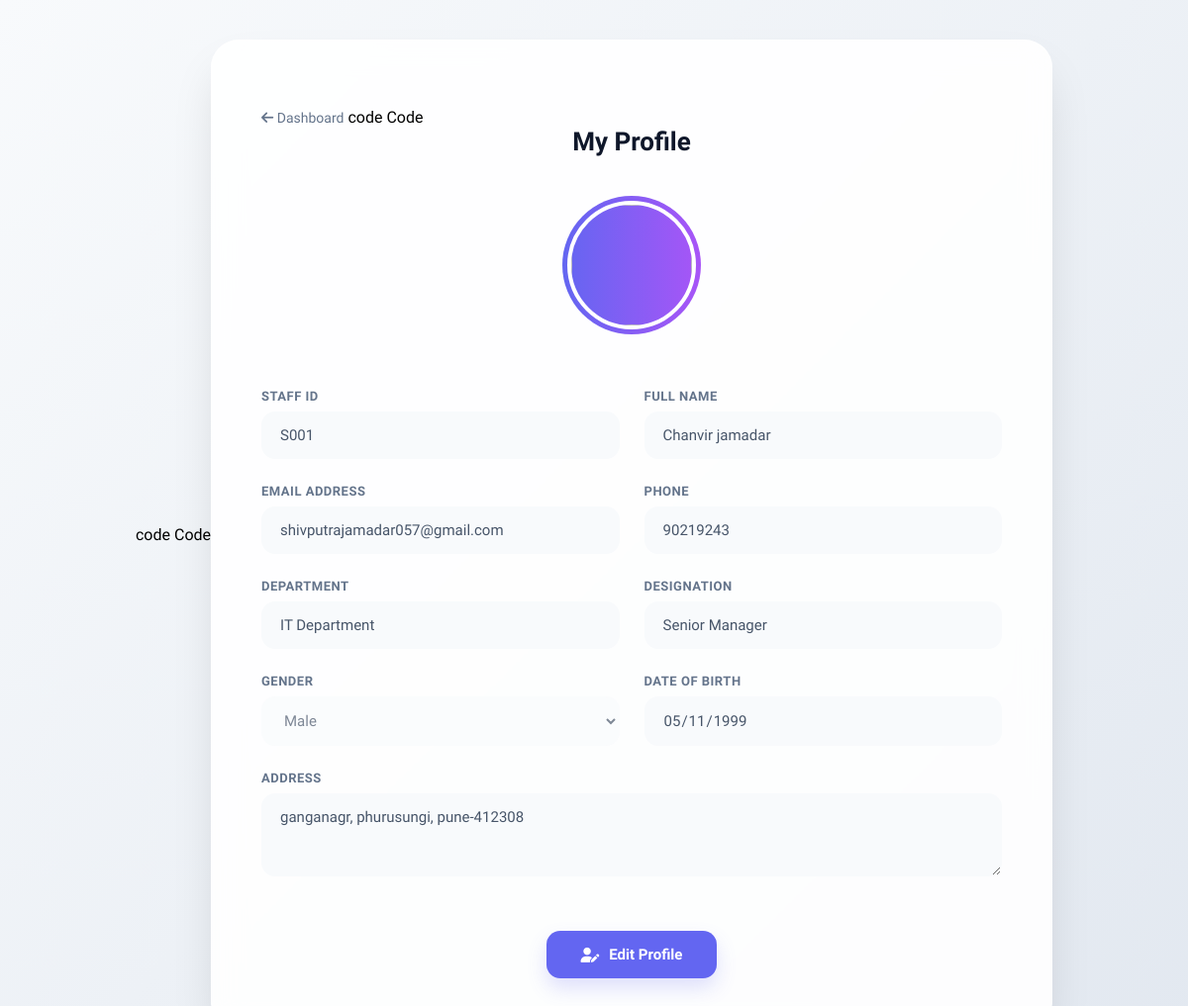
Page /staff_profile.php (signed in) on the committed database.
### tables this page shows
CREATE TABLE `staff_profile` (
  `id` int(11) NOT NULL,
  `staff_id` varchar(50) NOT NULL,
  `name` varchar(100) NOT NULL,
  `email` varchar(100) NOT NULL,
  `password` varchar(255) NOT NULL,
  `phone` varchar(10) DEFAULT NULL,
  `mobile_no` varchar(10) DEFAULT NULL,
  `qualification` varchar(255) DEFAULT NULL,
  `department` varchar(100) DEFAULT NULL,
  `designation` varchar(100) DEFAULT NULL,
  `gender` varchar(20) DEFAULT NULL,
  `dob` date DEFAULT NULL,
  `address` text DEFAULT NULL,
  `photo` varchar(255) DEFAULT NULL,
  `reset_token` varchar(255) DEFAULT NULL,
  `token_expiry` datetime DEFAULT NULL,
  `Subject` varchar(100) NOT NULL
);

### staff_profile.php (the view, shortened to what this page needs)
<?php
include("db.php");
$staffID = $_SESSION['staff'];
$result=$conn->query("SELECT * FROM staff_profile WHERE staff_id='$staffID'");
$row=$result->fetch_assoc();
$image="uploads/staff/default.png";
?>
<!DOCTYPE html>
<html lang="en">
<head>
    <link rel="stylesheet" href="https://cdnjs.cloudflare.com/ajax/libs/font-awesome/6.4.0/css/all.min.css">
</head>
<body>
<div class="container">
    <a href="staff_dashboard.php" class="btn-back"><i class="fa-solid fa-arrow-left"></i> Dashboard</a>
code
Code
<h2>My Profile</h2>
<form method="post" enctype="multipart/form-data" id="profileForm">
    <div class="profile-header">
        <div class="image-container">
            <img src="<?php echo $image; ?>" id="profilePreview">
        </div>
    </div>
    <div class="profile-form">
        <div class="input-group">
            <label>Staff ID</label>
            <input type="text" value="<?php echo $row['staff_id']; ?>" disabled>
        </div>
        <div class="input-group">
            <label>Full Name</label>
            <input type="text" name="name" value="<?php echo $row['name']; ?>" required disabled class="editable">
        </div>
        <div class="input-group">
            <label>Email Address</label>
            <input type="email" name="email" value="<?php echo $row['email']; ?>" required disabled class="editable">
        </div>
        <div class="input-group">
            <label>Phone</label>
            <input type="text" name="phone" value="<?php echo $row['phone']; ?>" disabled class="editable">
        </div>
        <div class="input-group">
            <label>Department</label>
            <input type="text" name="department" value="<?php echo $row['department']; ?>" disabled class="editable">
        </div>
        <div class="input-group">
            <label>Designation</label>
            <input type="text" name="designation" value="<?php echo $row['designation']; ?>" disabled class="editable">
        </div>
        <div class="input-group">
            <label>Gender</label>
            <select name="gender" disabled class="editable">
                <option <?php if($row['gender']=="Male") echo "selected"; ?>>Male</option>
            </select>
        </div>
        <div class="input-group">
            <label>Date of Birth</label>
            <input type="date" name="dob" value="<?php echo $row['dob']; ?>" disabled class="editable">
        </div>
        <div class="input-group full-width">
            <label>Address</label>
            <textarea name="address" rows="3" disabled class="editable"><?php echo $row['address']; ?></textarea>
        </div>
        <div class="form-actions">
            <button type="button" class="btn btn-edit" id="editBtn" onclick="enableEditing()">
                <i class="fa-solid fa-user-pen"></i> Edit Profile
            </button>
        </div>
    </div>
</form>
</div>
</body>
</html>

### staff_profile.php (style rules this page uses)
:root { --primary: #6366f1; --primary-dark: #4f46e5; --success: #10b981; --bg-gradient: linear-gradient(135deg, #f8fafc 0%, #e2e8f0 100%); --glass-bg: rgba(255, 255, 255, 0.9); --text-dark: #0f172a; --text-muted: #64748b; }
* { margin: 0; padding: 0; box-sizing: border-box; font-family: 'Plus Jakarta Sans', sans-serif; }
body { background: var(--bg-gradient); min-height: 100vh; display: flex; justify-content: center; align-items: center; padding: 40px 20px; }
.container { width: 100%; max-width: 850px; background: var(--glass-bg); backdrop-filter: blur(15px); border-radius: 28px; box-shadow: 0 25px 50px -12px rgba(0, 0, 0, 0.15); padding: 50px; border: 1px solid rgba(255, 255, 255, 0.6); position: relative; }
h2 { font-size: 26px; color: var(--text-dark); margin-bottom: 40px; font-weight: 800; text-align: center; }
.profile-header { display: flex; flex-direction: column; align-items: center; margin-bottom: 40px; }
.image-container { position: relative; width: 140px; height: 140px; border-radius: 50%; padding: 5px; background: linear-gradient(to right, var(--primary), #a855f7); margin-bottom: 15px; }
.image-container img { width: 100%; height: 100%; border-radius: 50%; object-fit: cover; border: 4px solid #fff; }
.profile-form { display: grid; grid-template-columns: 1fr 1fr; gap: 25px; }
.input-group { display: flex; flex-direction: column; gap: 8px; }
.input-group label { font-size: 13px; font-weight: 700; color: var(--text-muted); text-transform: uppercase; letter-spacing: 0.5px; }
input, select, textarea { padding: 14px 18px; border: 1px solid #e2e8f0; border-radius: 14px; font-size: 15px; background: #fff; color: var(--text-dark); transition: 0.3s; }
input:disabled, select:disabled, textarea:disabled { background: #f8fafc; border-color: transparent; color: #475569; cursor: default; font-weight: 500; }
.full-width { grid-column: span 2; }
.form-actions { grid-column: span 2; display: flex; justify-content: center; gap: 15px; margin-top: 30px; }
.btn { padding: 15px 35px; border-radius: 14px; font-weight: 700; font-size: 15px; cursor: pointer; transition: 0.3s; display: flex; align-items: center; gap: 10px; border: none; }
.btn-edit { background: var(--primary); color: white; box-shadow: 0 10px 20px rgba(99, 102, 241, 0.2); }
.btn-back { background: transparent; color: var(--text-muted); text-decoration: none; font-size: 14px; margin-top: 20px; display: inline-block; }

### rows in the picture
staff_profile: staff "S001", name "Chanvir jamadar", email "shivputrajamadar057@gmail.com", phone "90219243", department "IT Department", designation "Senior Manager", gender "Male", dob "05/11/1999", address "ganganagr, phurusungi, pune-412308"
